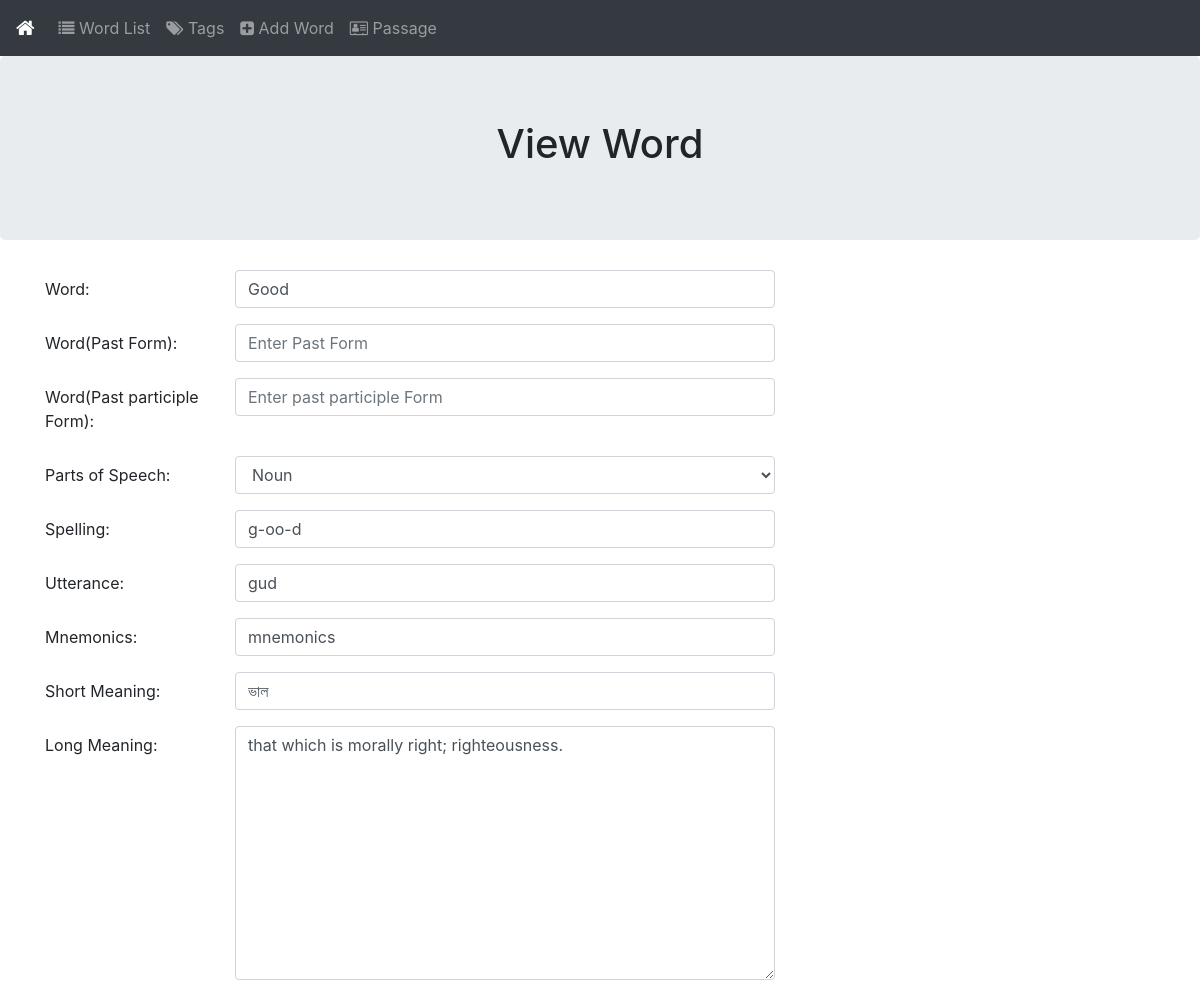
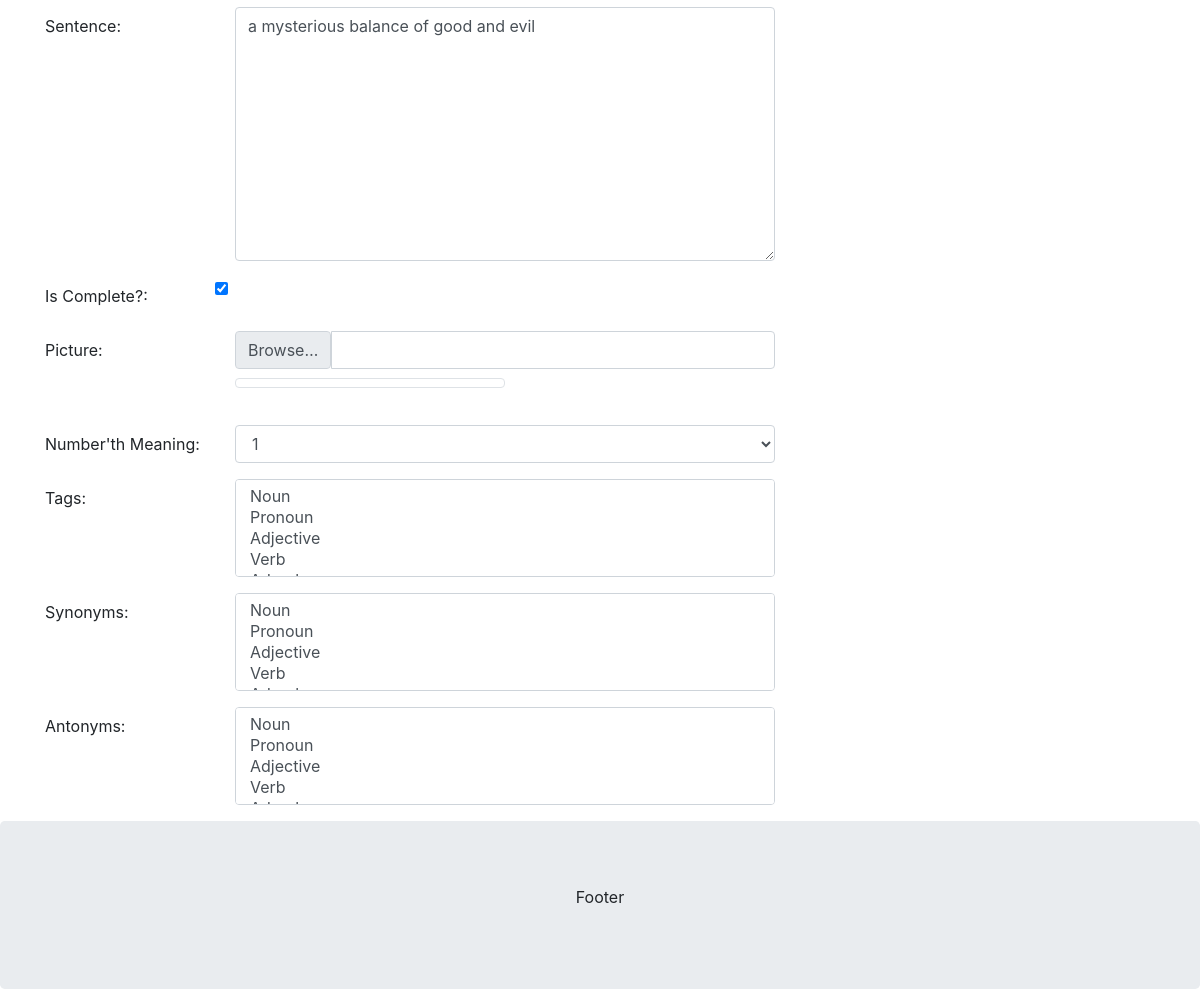
Page /save-word.php?action=view&id=1 on the committed database (2 pictures, top to bottom).
### tables this page shows
CREATE TABLE `words` (
  `id` int(11) NOT NULL,
  `word` varchar(200) NOT NULL,
  `pos` enum('Noun','Pronoun','Adjective','Verb','Adverb','Preposition','Conjunction','Interjection') NOT NULL,
  `spelling` varchar(300) DEFAULT NULL,
  `utterance` varchar(300) DEFAULT NULL,
  `mnemonics` varchar(500) DEFAULT NULL,
  `smeaning` varchar(300) NOT NULL,
  `lmeaning` varchar(1000) NOT NULL,
  `sentence` varchar(1000) DEFAULT NULL,
  `picture` varchar(200) DEFAULT NULL,
  `meaning_number` int(11) NOT NULL DEFAULT 1,
  `past` varchar(100) DEFAULT NULL,
  `participle` varchar(100) DEFAULT NULL,
  `complete` int(11) NOT NULL DEFAULT 0,
  `created_at` datetime NOT NULL DEFAULT current_timestamp(),
  `updated_at` datetime NOT NULL DEFAULT current_timestamp()
);

### database.php (called while the page is built, shortened)
<?php
class Database{
	public $hostname = "localhost";
	public $username = "root";
	public $passowrd = "";
	public $database = "vocabulary";
	public $connection;
	public function __construct()
	{
		$this->connection = new mysqli($this->hostname, $this->username, $this->passowrd, $this->database);
	}
	public function fetch($table, array $columns, array $condition){
		$where_condition = "";
		if(!empty($condition)){
			$where_condition =" WHERE ";
			foreach ($condition as $key => $value) {
				$where_condition .= $key." = '".$value."' AND ";
			}
			$where_condition = rtrim($where_condition, "AND ");
		}
		$columns = (empty($columns)) ? "*" : rtrim(implode(",",$columns), ",");
		$result=$this->connection->query("SELECT $columns FROM $table $where_condition");
		return $result->fetch_all(MYSQLI_ASSOC);
	}
}
$obj = new Database();
?>

### save-word.php (the view, shortened to what this page needs)
<?php
require "header.php";
if(!strcmp($_GET['action'],'update')){$page_type = "Update";}
elseif(!strcmp($_GET['action'],'view')){$page_type = "View";}
else{$page_type = "Add";}
$pos = array(
  "" => "-- Select --",
  "Noun" => "Noun",
  "Pronoun" => "Pronoun",
  "Adjective" => "Adjective",
  "Verb" => "Verb",
  "Adverb" => "Adverb",
  "Preposition" => "Preposition",
  "Conjunction" => "Conjunction",
  "Interjection" => "Interjection"
);
$pos_value = "";
if(!strcmp($_GET['action'],'update') || !strcmp($_GET['action'],'view')){
  $word = $obj->fetch("words", array(), array("id"=>$_GET['id']));
  $word_value = $word[0]['word'];
  $word_past_value = $word[0]['past'];
  $word_participle_value = $word[0]['participle'];
  $pos_value = $word[0]['pos'];
  $spelling_value = $word[0]['spelling'];
  $utterance_value = $word[0]['utterance'];
  $mnemonics_value = $word[0]['mnemonics'];
  $smeaning_value = $word[0]['smeaning'];
  $lmeaning_value = $word[0]['lmeaning'];
  $sentence_value = $word[0]['sentence'];
  $meaning_number = $word[0]['meaning_number'];
  $complete_value = (int)($word[0]['complete']);
}
?>
<div class="jumbotron text-center" style="margin-bottom:0">
  <h1> <?php echo $page_type; ?> Word</h1>
</div>
<div class="container" style="margin-top:30px">
  <div class="row">
    <div class="col-sm-8">
      <form id="save-form" data-page="words" data-type="<?php echo $page_type ?>" class="needs-validation" novalidate>
        <div class="form-group row">
          <label for="word" class="col-sm-3 col-form-label">Word: </label>
          <div class="col-sm-9">
            <input type="text" class="form-control input-field" id="word" placeholder="Enter Word" name="word" maxlength="100" value="<?php echo isset($word_value) ? $word_value : ""; ?>" required>
          </div>
        </div>
        <div class="form-group row">
          <label for="word" class="col-sm-3 col-form-label">Word(Past Form): </label>
          <div class="col-sm-9">
            <input type="text" class="form-control input-field" id="past" placeholder="Enter Past Form" name="past" maxlength="100" value="<?php echo isset($word_past_value) ? $word_past_value : ""; ?>" required>
          </div>
        </div>
        <div class="form-group row">
          <label for="word" class="col-sm-3 col-form-label">Word(Past participle Form): </label>
          <div class="col-sm-9">
            <input type="text" class="form-control input-field" id="participle" placeholder="Enter past participle Form" name="participle" maxlength="100" value="<?php echo isset($word_participle_value) ? $word_participle_value : ""; ?>" required>
          </div>
        </div>
        <div class="form-group row">
          <label for="pos" class="col-sm-3 col-form-label">Parts of Speech: </label>
          <div class="col-sm-9">
            <select class="form-select form-control input-field" id="pos" name="pos" aria-label="Default select example">
              <?php
              foreach ($pos as $key => $value) {
                if($pos_value == $value)
                echo '<option value="'.$key.'" selected>'.$value.'</option>';
                else
                echo '<option value="'.$key.'">'.$value.'</option>';
              }
              ?>
            </select>
          </div>
        </div>
        <div class="form-group row">
          <label for="spelling" class="col-sm-3 col-form-label">Spelling: </label>
          <div class="col-sm-9">
            <input type="text" class="form-control input-field" id="spelling" placeholder="Enter spelling" name="spelling" maxlength="100" value="<?php echo isset($spelling_value) ? $spelling_value : ""; ?>" required>
          </div>
        </div>
        <div class="form-group row">
          <label for="utterance" class="col-sm-3 col-form-label">Utterance: </label>
          <div class="col-sm-9">
            <input type="text" class="form-control input-field" id="utterance" placeholder="Enter utterance" name="utterance" maxlength="100" value="<?php echo isset($utterance_value) ? $utterance_value : ""; ?>" required>
          </div>
        </div>
        <div class="form-group row">
          <label for="mnemonics" class="col-sm-3 col-form-label">Mnemonics: </label>
          <div class="col-sm-9">
            <input type="text" class="form-control input-field" id="mnemonics" placeholder="Enter mnemonics" name="mnemonics" maxlength="100" value="<?php echo isset($mnemonics_value) ? $mnemonics_value : ""; ?>" required>
          </div>
        </div>
        <div class="form-group row">
          <label for="smeaning" class="col-sm-3 col-form-label">Short Meaning: </label>
          <div class="col-sm-9">
            <input type="text" class="form-control input-field" id="smeaning" placeholder="Enter short meaning" name="smeaning" maxlength="100" value="<?php echo isset($smeaning_value) ? $smeaning_value : ""; ?>" required>
          </div>
        </div>
        <div class="form-group row">
          <label for="lmeaning" class="col-sm-3 col-form-label">Long Meaning: </label>
          <div class="col-sm-9">
            <textarea name="lmeaning" id="lmeaning" class="form-control input-field" cols="30" rows="10" maxlength="200" required><?php echo isset($lmeaning_value) ? $lmeaning_value : ""; ?></textarea>
          </div>
        </div>
        <div class="form-group row">
          <label for="sentence" class="col-sm-3 col-form-label">Sentence: </label>
          <div class="col-sm-9">
            <textarea name="sentence" id="sentence" class="form-control input-field" cols="30" rows="10" maxlength="200" required><?php echo isset($sentence_value) ? $sentence_value : ""; ?></textarea>
          </div>
        </div>
        <div class="form-group row">
          <label for="sentence" class="col-sm-3 col-form-label">Is Complete?: </label>
          <div class="col-sm-9">
            <input type="checkbox" class="form-check-input input-field" id="complete" name="complete" <?php echo (isset($complete_value)) ? "checked" : ""; ?>>
          </div>
        </div>
        <div class="form-group row">
          <label for="picture" class="col-sm-3 col-form-label">Picture: </label>
          <div class="col-sm-9">
            <div class="form-group">
              <div class="input-group">
                  <span class="input-group-btn">
                      <span class="btn btn-default btn-file">
                          Browse… <input type="file" id="imgInp">
                      </span>
                  </span>
                  <input type="text" name="picture" class="form-control input-file-name" readonly>
              </div>
              <img class="img-thumbnail" id='img-upload'/>
            </div>
          </div>
        </div>
        <div class="form-group row">
          <label for="meaning_number" class="col-sm-3 col-form-label">Number'th Meaning: </label>
          <div class="col-sm-9">
            <select class="form-select form-control input-field" id="meaning-number" name="meaning_number" aria-label="Default select example">
              <?php
              for ($i=1; $i<5  ; $i++) {
                if ($i==$meaning_number)
                  echo '<option value="'.$i.'" selected>'.$i.'</option>';
                else
                  echo '<option value="'.$i.'">'.$i.'</option>';
              }
              ?>
            </select>
          </div>
        </div>
        <div class="form-group row">
          <label for="tag" class="col-sm-3 col-form-label">Tags: </label>
          <div class="col-sm-9">
          <select class="live-selectpicker form-select form-control input-field" name="tags" id="tag" multiple data-live-search="true">
              <option value="Noun">Noun</option>
              <option value="Pronoun">Pronoun</option>
              <option value="Adjective">Adjective</option>
              <option value="Verb">Verb</option>
              <option value="Adverb">Adverb</option>
            </select>
          </div>
        </div>
        <div class="form-group row">
          <label for="synonyms" class="col-sm-3 col-form-label">Synonyms: </label>
          <div class="col-sm-9">
          <select class="live-selectpicker form-select form-control input-field" name="synonyms" id="synonyms" multiple data-live-search="true">
              <option value="Noun">Noun</option>
              <option value="Pronoun">Pronoun</option>
              <option value="Adjective">Adjective</option>
              <option value="Verb">Verb</option>
              <option value="Adverb">Adverb</option>
            </select>
          </div>
        </div>
        <div class="form-group row">
          <label for="antonyms" class="col-sm-3 col-form-label">Antonyms: </label>
          <div class="col-sm-9">
          <select class="live-selectpicker form-select form-control input-field" name="antonyms" id="antonyms" multiple data-live-search="true">
              <option value="Noun">Noun</option>
              <option value="Pronoun">Pronoun</option>
              <option value="Adjective">Adjective</option>
              <option value="Verb">Verb</option>
              <option value="Adverb">Adverb</option>
            </select>
          </div>
        </div>
    </form>
    </div>
  </div>
</div>
<?php require "footer.php"; ?>

### css/style.css (style rules this page uses)
.btn-file { position: relative; overflow: hidden; font-size: 1rem; font-weight: 400; line-height: 1.5; color: #495057; background-color: #e9ecef; background-clip: padding-box; border: 1px solid #ced4da; border-radius: .25rem; transition: border-color .15s ease-in-out,box-shadow .15s ease-in-out; }
.input-file-name { background-color: white !important; }
#img-upload { width: 50%; }

### rows in the picture
words: word "Good", pos "Noun", spelling "g-oo-d", utterance "gud", mnemonics "mnemonics", smeaning "ভাল", lmeaning "that which is morally right; righteousness.", sentence "a mysterious balance of good and evil", meaning_number "1"

### other values in the picture
$page_type "View"
